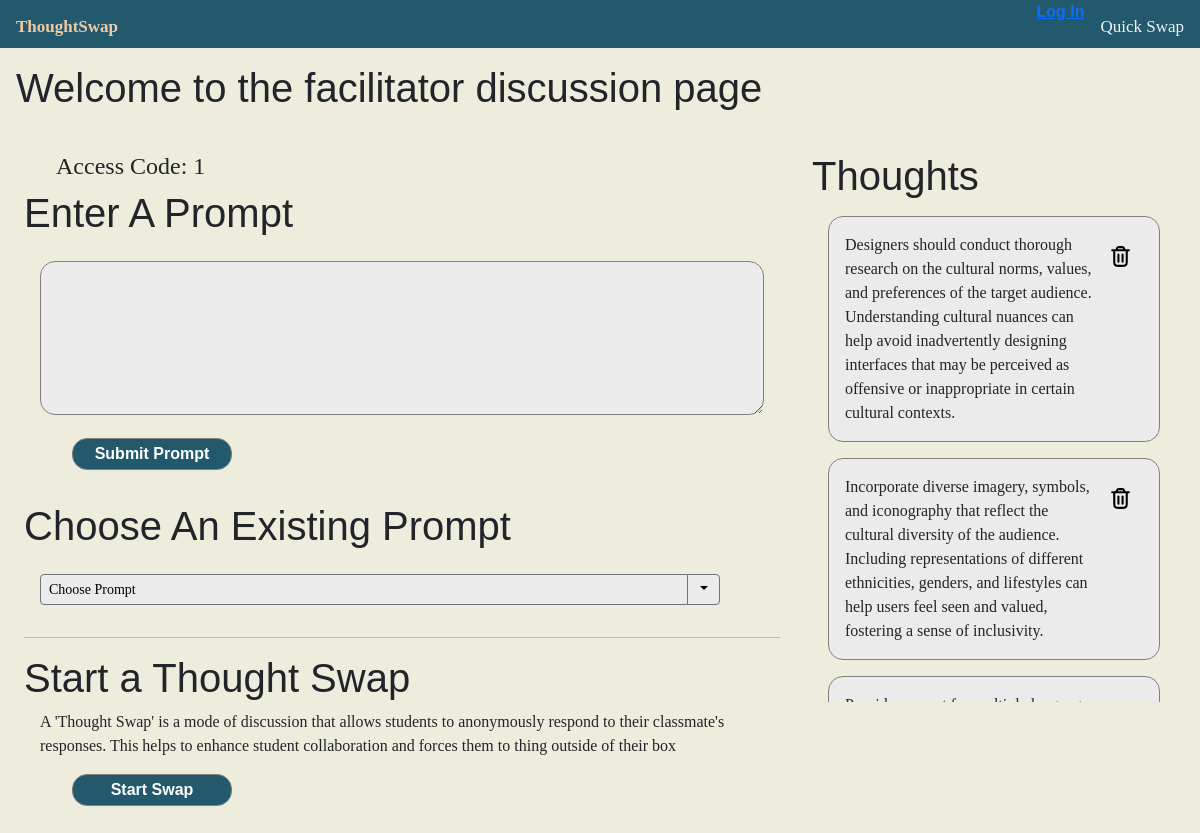
The app's page /discussion/facilitator/1/1 with its own data.
### discussion/models.py (models this page shows, shortened)
class Discussion(models.Model):
    code = models.IntegerField(default=0, null=False, blank=False)
    name = models.CharField(max_length=200, default='Discussion')
    group = models.ForeignKey('Group', on_delete=models.SET_NULL, null=True)
    def __str__(self):
        return self.name

class Thought(models.Model):
    id = models.AutoField(primary_key=True)
    content = models.TextField(max_length=1000, help_text='Enter a response')
    prompt = models.ForeignKey('Prompt', on_delete=models.RESTRICT, null=True)
    author = models.ForeignKey('Participant', on_delete=models.SET_NULL, null=True)

### discussion/views.py (the view)
# urls.py: path('facilitator/<int:pk>/<int:code>', views.FacilitatorDiscussionView.as_view(), name='facilitator-view'),
class FacilitatorDiscussionView(generic.ListView):
    model = Facilitator
    template_name = 'discussion/facilitator_view.html'
    def get_context_data(self, **kwargs):
        context = super(FacilitatorDiscussionView,
                        self).get_context_data(**kwargs)
        context['facilitator'] = Facilitator.objects.get(
            pk=self.kwargs['pk'])
        if 'code' in self.kwargs:
            context['discussion'] = Discussion.objects.get(
                code=self.kwargs['code'])
        else:
            context['discussion'] = {'code': 0}
        form = PromptModelForm(
            initial={'content': None, 'discussion': context['discussion'].code})
        context['form'] = form
        context['thoughts'] = context['discussion'].prompt_set.all(
        ).first().thought_set.all()
        return context

### discussion/forms.py
class PromptModelForm(ModelForm):
    class Meta:
        model = Prompt
        fields = ['content', 'discussion']
    def __init__(self, *args, **kwargs):
        super().__init__(*args, **kwargs)
        self.fields['content'].widget.attrs.update({'class': 'form-control', 'rows': 3})

### discussion/models.py (called while the page is built)
    def __str__(self):
        return f'{self.content}'

### discussion/templates/discussion/facilitator_view.html (shortened to what this page needs)
{% extends "index.html" %}
{% load static %}
{% block header %}
<h1 class="discussion-header">Welcome to the facilitator discussion page</h1>
{% endblock %}
    {% block leftside %}
    <div class="discussion-board">
        <h2 class="discussion-bio"> Access Code: {{ discussion.code }} </h2>
        <h1>Enter A Prompt</h1>
        <textarea id="prompt-message-input" type="text" rows="5" cols="75" class="prompt-display"></textarea><br>
        <input id="prompt-message-submit" type="button" value="Submit Prompt" class="create-group-btn">
        {% if discussion.prompt_set.count != 0 %}
        <h1>Choose An Existing Prompt</h1>
        <div class="btn-group">
            <button class="btn btn-secondary btn-sm" id="dropdown-title" type="button">
                Choose Prompt
            </button>
            <button type="button" class="btn btn-sm btn-secondary dropdown-toggle dropdown-toggle-split"
                data-toggle="dropdown" aria-haspopup="true" aria-expanded="false"></button>
        </div>
        {% endif %}
        <hr>
        <h1> Start a Thought Swap </h1>
        <p style="margin-left: 1rem;"> A 'Thought Swap' is a mode of discussion that allows students to anonymously
            respond to their classmate's
            responses. This helps to enhance student collaboration and forces them to thing outside of their box </p>
        {% if discussion.prompt_set.first.thought_set.count != 0 %}
        <button id="start-swap" class="create-group-btn">Start Swap</a>
            {% endif %}
    </div>
    {% endblock %}
    {% block rightside %}
    <div class="discussion-board" id="response-board">
        <h1>Thoughts</h1>
        {% for thought in thoughts %}
        <div class="response-item">
            {{ thought.content }}
            <div class="tip-container">
                <button class="ud-button delete-thought" type="button"><img src="/static/media/trash-svgrepo-com.svg"
                        alt="delete prompt button"></button>
            </div>
        </div>
        {% endfor %}
    </div>
    {% endblock %}

### discussion/static/css/styles.css (style rules this page uses)
.discussion-header { padding: 1rem; }
.discussion-board { margin: 1em; width: 100%; }
.discussion-bio { margin-left: 2rem; font-size: x-large; }
#response-board { max-height: 550px; overflow-y: auto; }
.prompt-display { height: fit-content !important; border: solid 1px grey; border-radius: 15px; background: rgb(235, 235, 235); padding: 1rem; margin: 1em; }
.ud-button { width: 75%; padding: 5px; margin: 5px; background-color: transparent; border: none; }
.response-item { border: solid 1px grey; border-radius: 15px; background: rgb(235, 235, 235); padding: 1rem; margin: 1em; min-width: fit-content; display: flex; justify-content: space-between; }
.btn-group { margin: 1em; width: 90%; justify-content: flex-end; }
.btn-sm { background: rgb(235, 235, 235); color: black; text-align: start; width: 100%; }
.dropdown-toggle { width: 5%; text-align: center; }
.create-group-btn { border: none; background-color: #23596d; border: solid 1px grey; border-radius: 15px; width: 10rem; margin: 0rem 1rem 2rem 3rem; height: 2rem; color: white; font-size: medium; font-family: Arial, Helvetica, sans-serif; font-weight: bold; }
.tip-container { position: relative; display: inline-block; }
body { background: #eeecdd; margin: 0; }
h1 { font-family: Arial Black, verdana, sans-serif; }
p, div, span { font-family: Georgia, 'Times New Roman', Times, serif; }
#prompt-message-submit { margin: 0, 0, 1rem, 1rem; }

### records on screen
Discussion: code "1"
Thought: content "Designers should conduct thorough research on the cultural norms, values, and preferences of the target audience. Understanding cultural nuances can help avoid inadvertently designing interfaces that may be perceived as offensive or inappropriate in certain cultural contexts."
Thought: content "Incorporate diverse imagery, symbols, and iconography that reflect the cultural diversity of the audience. Including representations of different ethnicities, genders, and lifestyles can help users feel seen and valued, fostering a sense of inclusivity."
